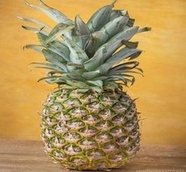
#> input picture frame 0 of Resized Image.avi, 186 x 172 px, given in place of video.mp4, which was not available
$ python lesson6.py
#> lines starting #> are read from the running program, lines starting #| are printed output that depends on the picture
import cv2
import numpy
import os

video = cv2.VideoCapture("video.mp4")
for i in range(40) :
    boolean,background = video.read()
    if boolean == False:
        break
#> this loop made 6 passes
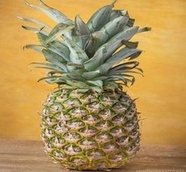
#> input picture frame 0 of Resized Image.avi, 186 x 172 px, given in place of video.mp4, which was not available
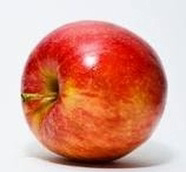
#> input picture frame 1 of Resized Image.avi, 186 x 172 px, given in place of video.mp4, which was not available
#> pass 3, `boolean,background = video.read()`:
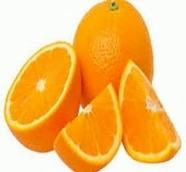
#> background: shape (172, 186, 3); mean B, G, R 107.6, 189, 245.9

while video.isOpened():
    boolean,frame = video.read()
    if boolean == False:
        break
    HSVframe = cv2.cvtColor(frame,cv2.COLOR_BGR2HSV)
    lower_red = numpy.array([100,40,40])
    upper_red = numpy.array([100,255,255])
    mask1 = cv2.inRange(HSVframe,lower_red,upper_red)

    lower_red = numpy.array([150,40,40])
    upper_red = numpy.array([180,255,255])
    mask2 = cv2.inRange(HSVframe,lower_red,upper_red)
    mask1 = mask1 + mask2
    mask1 = cv2.morphologyEx(mask1,cv2.MORPH_OPEN,numpy.ones((3,3),numpy.uint8),iterations=6)
    mask1 = cv2.dilate(mask1,numpy.ones((3,3),numpy.uint8),iterations=1)
    mask2 = cv2.bitwise_not(mask1)

    result1 = cv2.bitwise_and(background,background,mask= mask1)
    result2 = cv2.bitwise_and(frame,frame,mask=mask2)
    final_output = cv2.addWeighted(result1,1,result2,1,0)
    cv2.imshow("video",final_output)
    key = cv2.waitKey(10)
    if key == 27 :
        break

$ run again, starting later in the video
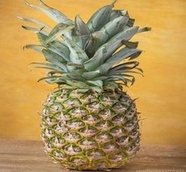
#> input picture frame 0 of Resized Image.avi, 186 x 172 px, given in place of video.mp4, which was not available
#> the loop `for i in range(40) :` made 6 passes
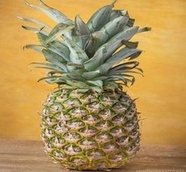
#> input picture frame 0 of Resized Image.avi, 186 x 172 px, given in place of video.mp4, which was not available
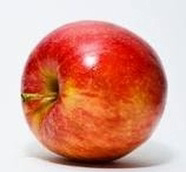
#> input picture frame 1 of Resized Image.avi, 186 x 172 px, given in place of video.mp4, which was not available

$ run again, starting later in the video
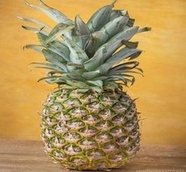
#> input picture frame 0 of Resized Image.avi, 186 x 172 px, given in place of video.mp4, which was not available
#> the loop `for i in range(40) :` made 6 passes
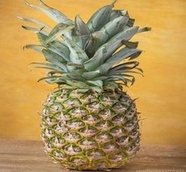
#> input picture frame 0 of Resized Image.avi, 186 x 172 px, given in place of video.mp4, which was not available
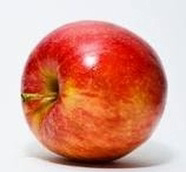
#> input picture frame 1 of Resized Image.avi, 186 x 172 px, given in place of video.mp4, which was not available
